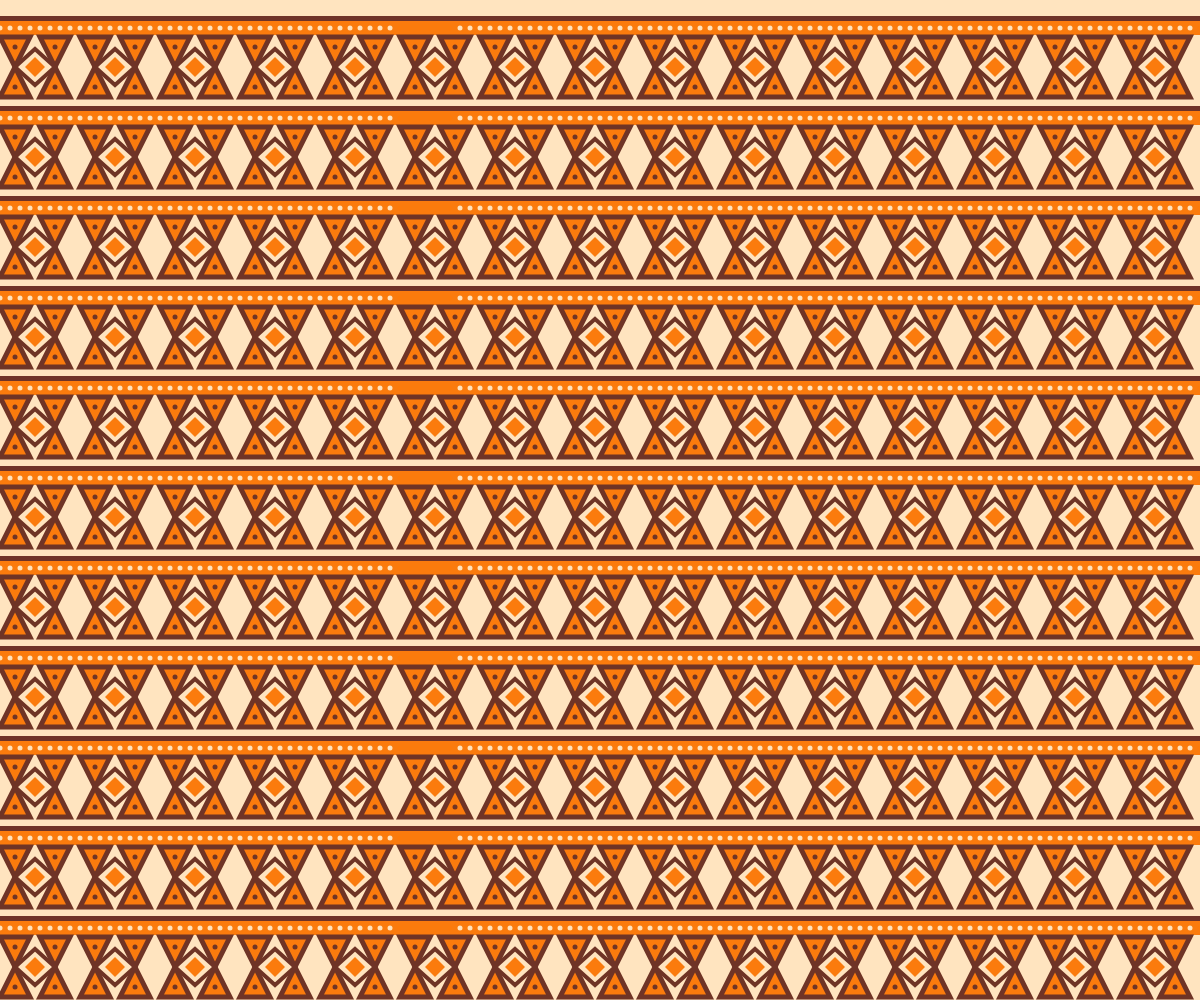
Frame 1 (no input)
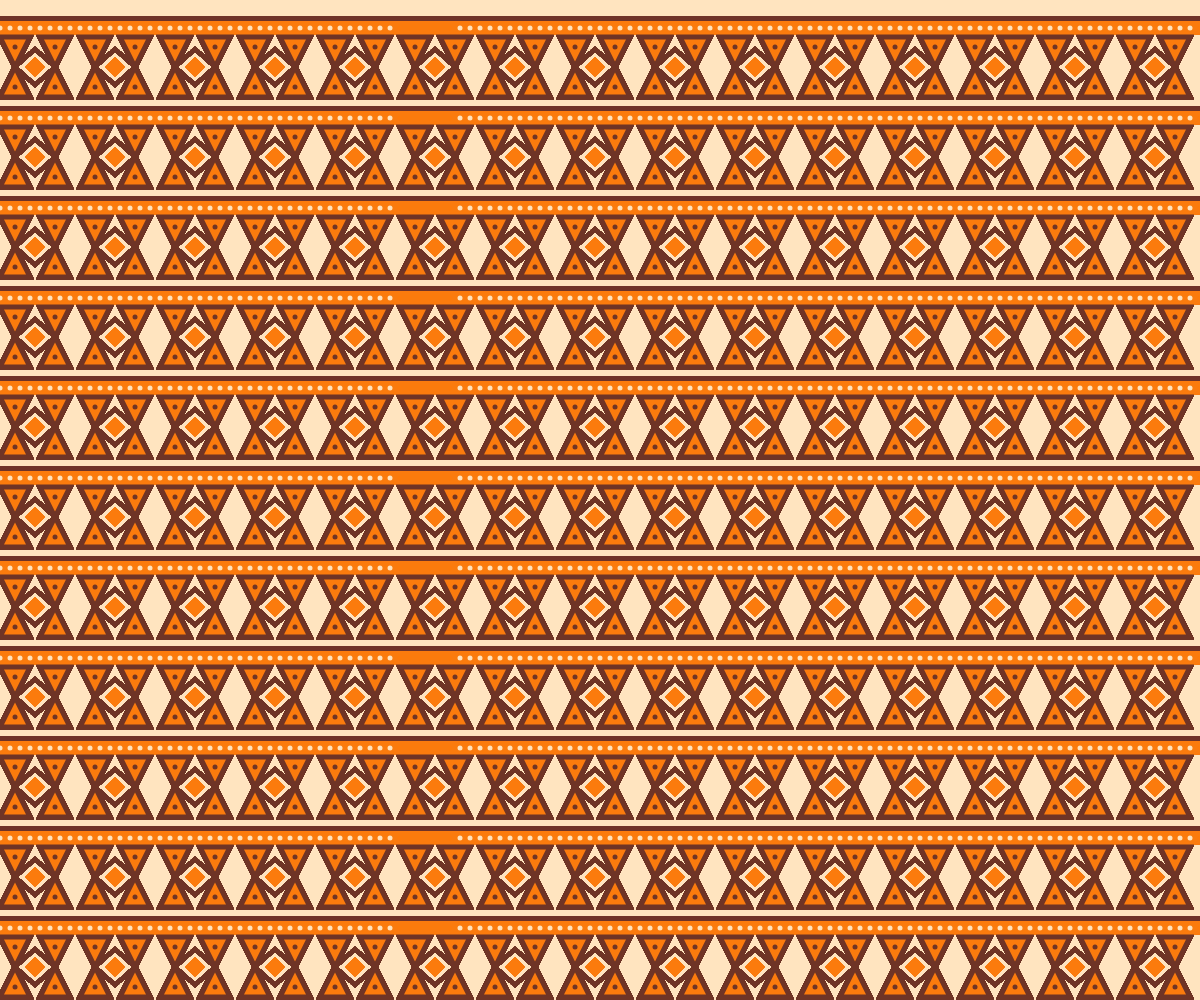
Frame 60 (no input)
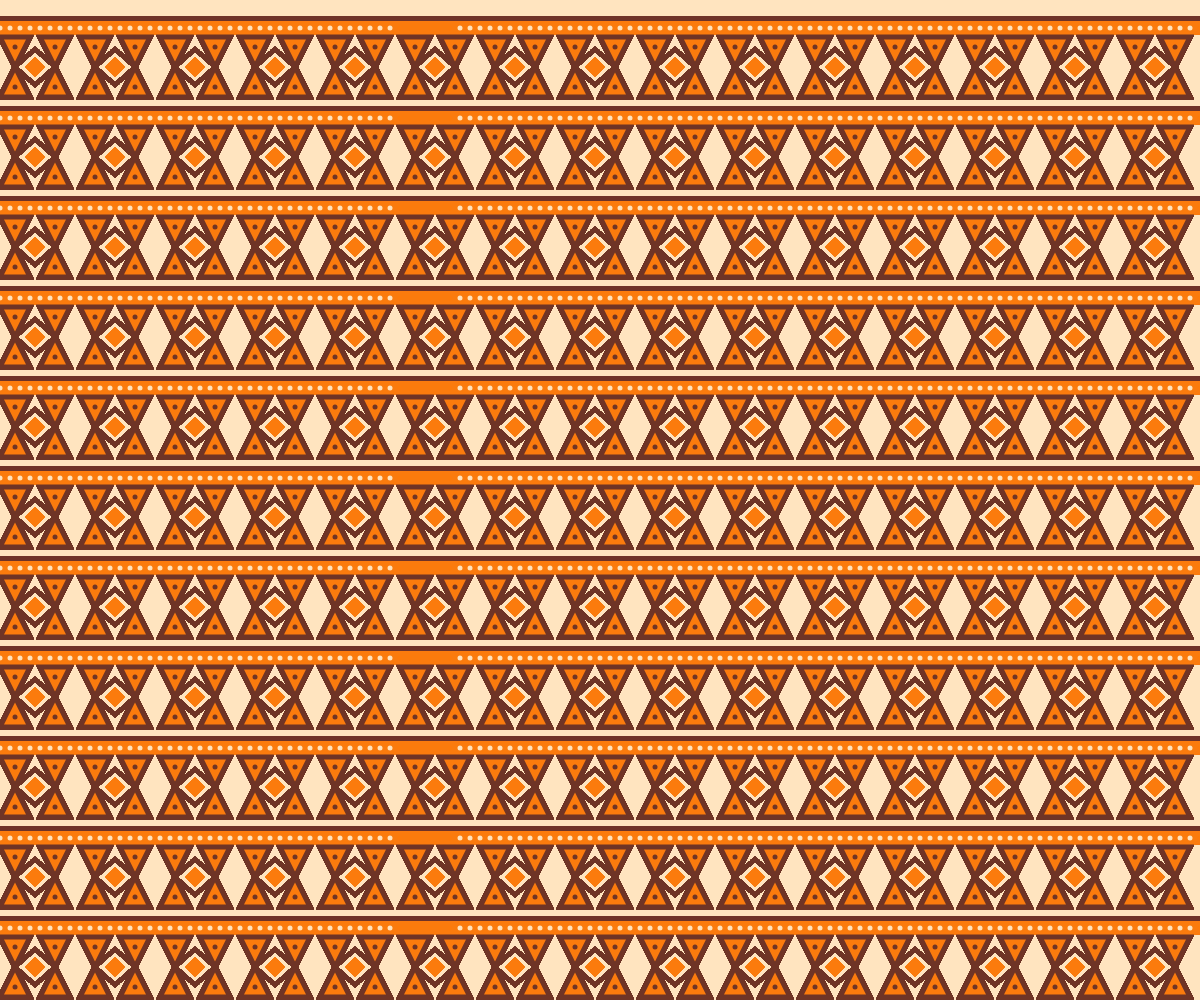
Frame 120 (the mouse pressed at the canvas centre since frame 60)

The p5.js sketch that drew these frames (run headless with seeded random() and noise() and a simulated clock; from frame 60 on, the mouse is pressed at the canvas centre):

// p5.js sketch
// ── sketch.js
function setup() {
  createCanvas(windowWidth,windowHeight);
  background('#FFE4BF');
  noStroke();
}

function draw() {
  //background
  for(y=21;y<windowHeight;y+=90){
  fill('#FB7B0D');
  rect(0,y,windowWidth,14);
  }
  
  //circle
  for(x=0;x<windowWidth/3;x+=10){
    for(y=28;y<windowHeight;y+=90){
    fill('#FFE3BE');
    ellipse(x,y,5,5);
    }
  }
  
  for(x=windowWidth/3+60;x<windowWidth;x+=10){
    for(y=28;y<windowHeight;y+=90){
    fill('#FFE3BE');
    ellipse(x,y,5,5);
    }
  }

  //line
  for(y=16;y<windowHeight;y+=90){
  fill('#6F3328');
  rect(0,y,windowWidth,5);
  }
  
  //triangleupleft
  for(x=0;x<windowWidth;x+=80){
    for(y=37;y<windowHeight;y+=90){
    stroke('#6F3426');
    strokeWeight(5);
    fill('#FB7B0D');
    triangle(x,y,x+30,y,x+15,y+30);
    }
  }
  
  //triangleupright
  for(x=40;x<windowWidth;x+=80){
    for(y=37;y<windowHeight;y+=90){
    stroke('#6F3426');
    strokeWeight(5);
    fill('#FB7B0D');
    triangle(x,y,x+30,y,x+15,y+30);
    }
  }

  //triangledownleft
  for(x=15;x<windowWidth;x+=80){
    for(y=67;y<windowHeight;y+=90){
    stroke('#6F3426');
    strokeWeight(5);
    fill('#FB7B0D');
    triangle(x,y,x+15,y+30,x-15,y+30);
    }
  }
  
  //triangledownright
  for(x=55;x<windowWidth;x+=80){
    for(y=67;y<windowHeight;y+=90){
    stroke('#6F3426');
    strokeWeight(5);
    fill('#FB7B0D');
    triangle(x,y,x+15,y+30,x-15,y+30);
    }
  }
  
  //point
  for(x=15;x<windowWidth;x+=80){
    for(y=47;y<windowHeight;y+=90){
    stroke('#6F3426');
    strokeWeight(5);
    point(x,y);
    }
  }
  
  for(x=55;x<windowWidth;x+=80){
    for(y=47;y<windowHeight;y+=90){
    stroke('#6F3426');
    strokeWeight(5);
    point(x,y);
    }
  }
  
  for(x=55;x<windowWidth;x+=80){
    for(y=87;y<windowHeight;y+=90){
    stroke('#6F3426');
    strokeWeight(5);
    point(x,y);
    }
  }
  
  for(x=15;x<windowWidth;x+=80){
    for(y=87;y<windowHeight;y+=90){
    stroke('#6F3426');
    strokeWeight(5);
    point(x,y);
    }
  }
  
  //diamond
  for(x=15;x<windowWidth;x+=80){
    for(y=67;y<windowHeight;y+=90){
    beginShape();
    noFill();
    stroke('#6F3426');
    strokeWeight(4);
    vertex(x,y);
    vertex(x+20,y-18);
    vertex(x+40,y);
    vertex(x+20,y+18);
    endShape(CLOSE); 
    }
  }
  
  for(x=25;x<windowWidth;x+=80){
    for(y=67;y<windowHeight;y+=90){
    beginShape();
    noStroke();
    fill('#FB7B0D');
    vertex(x,y);
    vertex(x+10,y-10);
    vertex(x+20,y);
    vertex(x+10,y+10);
    endShape(CLOSE); 
    }
  }

}
